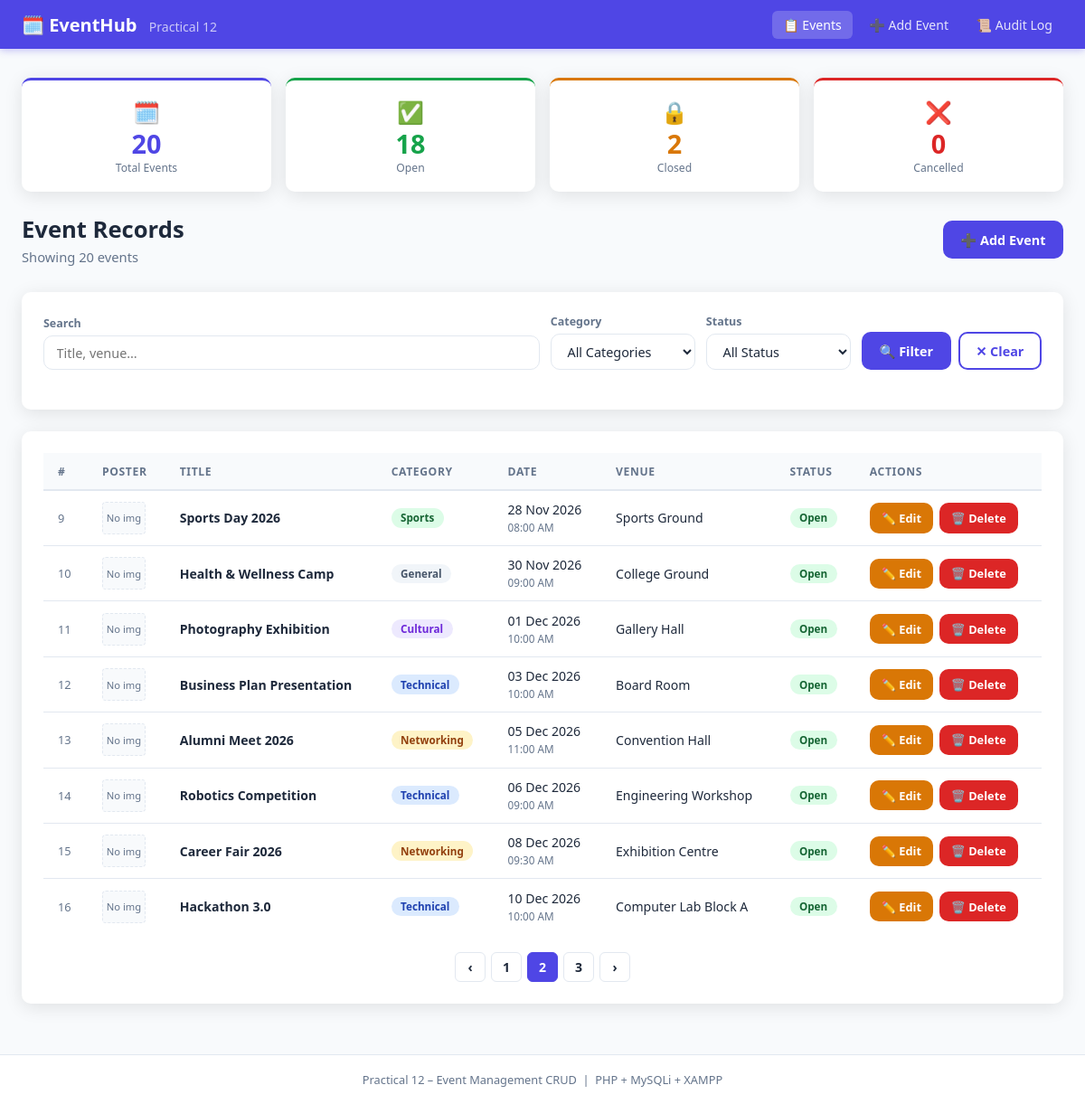
Screenshot of /?page=2 with the database file from the repository.
### tables this page shows
CREATE TABLE events (
    id           INT UNSIGNED  NOT NULL AUTO_INCREMENT,
    title        VARCHAR(200)  NOT NULL,
    description  TEXT          NOT NULL,
    category     VARCHAR(80)   NOT NULL DEFAULT 'General',
    venue        VARCHAR(200)  NOT NULL DEFAULT '',
    event_date   DATE          NOT NULL,
    event_time   TIME          NULL,
    status       ENUM('open','closed','cancelled') NOT NULL DEFAULT 'open',
    poster       VARCHAR(255)  NULL DEFAULT NULL,    
    created_at   TIMESTAMP     NOT NULL DEFAULT CURRENT_TIMESTAMP,
    updated_at   TIMESTAMP     NOT NULL DEFAULT CURRENT_TIMESTAMP ON UPDATE CURRENT_TIMESTAMP,
    PRIMARY KEY (id),
    INDEX idx_category   (category),
    INDEX idx_status     (status),
    INDEX idx_event_date (event_date)
);

### index.php (the view, shortened to what this page needs)
<?php
$db = get_db();
$search   = trim($_GET['search']   ?? '');
$page     = max(1, intval($_GET['page'] ?? 1));
$offset   = ($page - 1) * PER_PAGE;
$where = []; $params = []; $types = '';
$whereSQL = $where ? 'WHERE '.implode(' AND ', $where) : '';
$cStmt = $db->prepare("SELECT COUNT(*) AS cnt FROM events $whereSQL");
$cStmt->execute();
$total      = $cStmt->get_result()->fetch_assoc()['cnt'];
$totalPages = (int)ceil($total / PER_PAGE);
$lStmt = $db->prepare("SELECT * FROM events $whereSQL ORDER BY event_date ASC, id DESC LIMIT ? OFFSET ?");
$lStmt->bind_param($types.'ii', ...[...$params, PER_PAGE, $offset]);
$lStmt->execute();
$events = $lStmt->get_result()->fetch_all(MYSQLI_ASSOC);
$stats = $db->query("SELECT
    COUNT(*) AS total,
    SUM(status='open') AS open_cnt,
    SUM(status='closed') AS closed_cnt,
    SUM(status='cancelled') AS cancelled_cnt
  FROM events")->fetch_assoc();
function qstr(array $ov = []): string {
    $base = ['search','category','status','page'];
    $qs = [];
    foreach ($base as $k) { $v = $ov[$k] ?? ($_GET[$k] ?? ''); if ($v !== '') $qs[$k] = $v; }
    foreach ($ov as $k => $v) { if ($v === '') unset($qs[$k]); else $qs[$k] = $v; }
    return $qs ? '?'.http_build_query($qs) : '?';
}
function catBadge(string $c): string {
    return ['Technical'=>'badge-blue','Cultural'=>'badge-purple','Sports'=>'badge-green',
            'Academic'=>'badge-teal','Workshop'=>'badge-orange','Networking'=>'badge-yellow',
            'General'=>'badge-gray'][$c] ?? 'badge-gray';
}
function statusBadge(string $s): string {
    return ['open'=>'badge-green','closed'=>'badge-yellow','cancelled'=>'badge-red'][$s] ?? 'badge-gray';
}
?>
<!DOCTYPE html>
<html lang="en">
<head>
  <link rel="stylesheet" href="style.css">
</head>
<body>
<header>
  <nav class="navbar">
    <a href="index.php" class="logo">🗓️ EventHub <span>Practical 12</span></a>
    <ul class="nav-links">
      <li><a href="index.php" class="active">📋 Events</a></li>
      <li><a href="add.php">➕ Add Event</a></li>
      <li><a href="audit.php">📜 Audit Log</a></li>
    </ul>
  </nav>
</header>
<main>
  <div class="stats-grid">
    <div class="stat-card">
      <div class="stat-icon">🗓️</div>
      <div class="stat-value"><?= $stats['total'] ?></div>
      <div class="stat-label">Total Events</div>
    </div>
    <div class="stat-card green">
      <div class="stat-icon">✅</div>
      <div class="stat-value"><?= $stats['open_cnt'] ?></div>
      <div class="stat-label">Open</div>
    </div>
    <div class="stat-card warn">
      <div class="stat-icon">🔒</div>
      <div class="stat-value"><?= $stats['closed_cnt'] ?></div>
      <div class="stat-label">Closed</div>
    </div>
    <div class="stat-card red">
      <div class="stat-icon">❌</div>
      <div class="stat-value"><?= $stats['cancelled_cnt'] ?></div>
      <div class="stat-label">Cancelled</div>
    </div>
  </div>
  <div class="page-header">
    <div>
      <h1>Event Records</h1>
      <p>Showing <?= $total ?> event<?= $total != 1 ? 's' : '' ?></p>
    </div>
    <a href="add.php" class="btn btn-primary">➕ Add Event</a>
  </div>
  <div class="card">
    <form method="GET">
      <div class="filter-bar">
        <div class="fg" style="flex:1;min-width:200px">
          <label>Search</label>
          <input type="text" name="search" placeholder="Title, venue…"
                 value="<?= htmlspecialchars($search) ?>">
        </div>
        <div class="fg">
          <label>Category</label>
          <select name="category">
            <option value="">All Categories</option>
          </select>
        </div>
        <div class="fg">
          <label>Status</label>
          <select name="status">
            <option value="">All Status</option>
          </select>
        </div>
        <div class="fg" style="flex-direction:row;gap:.5rem;align-items:flex-end">
          <button type="submit" class="btn btn-primary">🔍 Filter</button>
          <a href="index.php" class="btn btn-outline">✕ Clear</a>
        </div>
      </div>
    </form>
  </div>
  <div class="card">
    <div class="table-wrap">
      <table>
        <thead>
          <tr>
            <th>#</th>
            <th>Poster</th>
            <th>Title</th>
            <th>Category</th>
            <th>Date</th>
            <th>Venue</th>
            <th>Status</th>
            <th>Actions</th>
          </tr>
        </thead>
        <tbody>
          <?php if (empty($events)): ?>
          <tr><td colspan="8" style="text-align:center;padding:2rem;color:var(--muted)">
            No events found. <a href="index.php">Clear filters</a> or <a href="add.php">add an event</a>.
          </td></tr>
          <?php else: foreach ($events as $i => $e): ?>
          <tr>
            <td style="color:var(--muted);font-size:.8rem"><?= $offset+$i+1 ?></td>
            <td>
              <?php if ($e['poster']): ?>
                <img src="<?= UPLOAD_URL . htmlspecialchars($e['poster']) ?>"
                     alt="Poster" class="poster-thumb">
              <?php else: ?>
                <div class="no-poster">No img</div>
              <?php endif; ?>
            </td>
            <td><strong><?= htmlspecialchars($e['title']) ?></strong></td>
            <td><span class="badge <?= catBadge($e['category']) ?>"><?= htmlspecialchars($e['category']) ?></span></td>
            <td><?= date('d M Y', strtotime($e['event_date'])) ?>
                <?php if ($e['event_time']): ?>
                  <br><small style="color:var(--muted)"><?= date('h:i A', strtotime($e['event_time'])) ?></small>
                <?php endif; ?>
            </td>
            <td><?= htmlspecialchars($e['venue']) ?></td>
            <td><span class="badge <?= statusBadge($e['status']) ?>"><?= ucfirst($e['status']) ?></span></td>
            <td>
              <div class="action-group">
                <a href="edit.php?id=<?= $e['id'] ?>" class="btn btn-warning btn-sm">✏️ Edit</a>
                <button class="btn btn-danger btn-sm"
                  onclick="confirmDel(<?= $e['id'] ?>,'<?= htmlspecialchars(addslashes($e['title']),ENT_QUOTES) ?>')">
                  🗑️ Delete
                </button>
              </div>
            </td>
          </tr>
          <?php endforeach; endif; ?>
        </tbody>
      </table>
    </div>
    <?php if ($totalPages > 1): ?>
    <nav class="pagination">
      <a href="<?= qstr(['page'=>$page-1]) ?>" class="<?= $page<=1?'disabled':'' ?>">‹</a>
      <?php for ($p=max(1,$page-2); $p<=min($totalPages,$page+2); $p++): ?>
        <a href="<?= qstr(['page'=>$p]) ?>" class="<?= $p===$page?'active':'' ?>"><?= $p ?></a>
      <?php endfor; ?>
      <a href="<?= qstr(['page'=>$page+1]) ?>" class="<?= $page>=$totalPages?'disabled':'' ?>">›</a>
    </nav>
    <?php endif; ?>
  </div>
</main>
<footer class="site-footer">Practical 12 – Event Management CRUD &nbsp;|&nbsp; PHP + MySQLi + XAMPP</footer>
</body>
</html>

### rows the page displays
events: i "9", shows "No img", title "Sports Day 2026", category "Sports", event_date "28 Nov 2026", event_time "08:00 AM", venue "Sports Ground", status "Open"
events: i "10", shows "No img", title "Health & Wellness Camp", category "General", event_date "30 Nov 2026", event_time "09:00 AM", venue "College Ground", status "Open"
events: i "11", shows "No img", title "Photography Exhibition", category "Cultural", event_date "01 Dec 2026", event_time "10:00 AM", venue "Gallery Hall", status "Open"
events: i "12", shows "No img", title "Business Plan Presentation", category "Technical", event_date "03 Dec 2026", event_time "10:00 AM", venue "Board Room", status "Open"
events: i "13", shows "No img", title "Alumni Meet 2026", category "Networking", event_date "05 Dec 2026", event_time "11:00 AM", venue "Convention Hall", status "Open"
events: i "14", shows "No img", title "Robotics Competition", category "Technical", event_date "06 Dec 2026", event_time "09:00 AM", venue "Engineering Workshop", status "Open"
events: i "15", shows "No img", title "Career Fair 2026", category "Networking", event_date "08 Dec 2026", event_time "09:30 AM", venue "Exhibition Centre", status "Open"
events: i "16", shows "No img", title "Hackathon 3.0", category "Technical", event_date "10 Dec 2026", event_time "10:00 AM", venue "Computer Lab Block A", status "Open"

### other values shown
$stats['total'] "20"
$stats['open_cnt'] "18"
$stats['closed_cnt'] "2"
$stats['cancelled_cnt'] "0"
$total "20"
